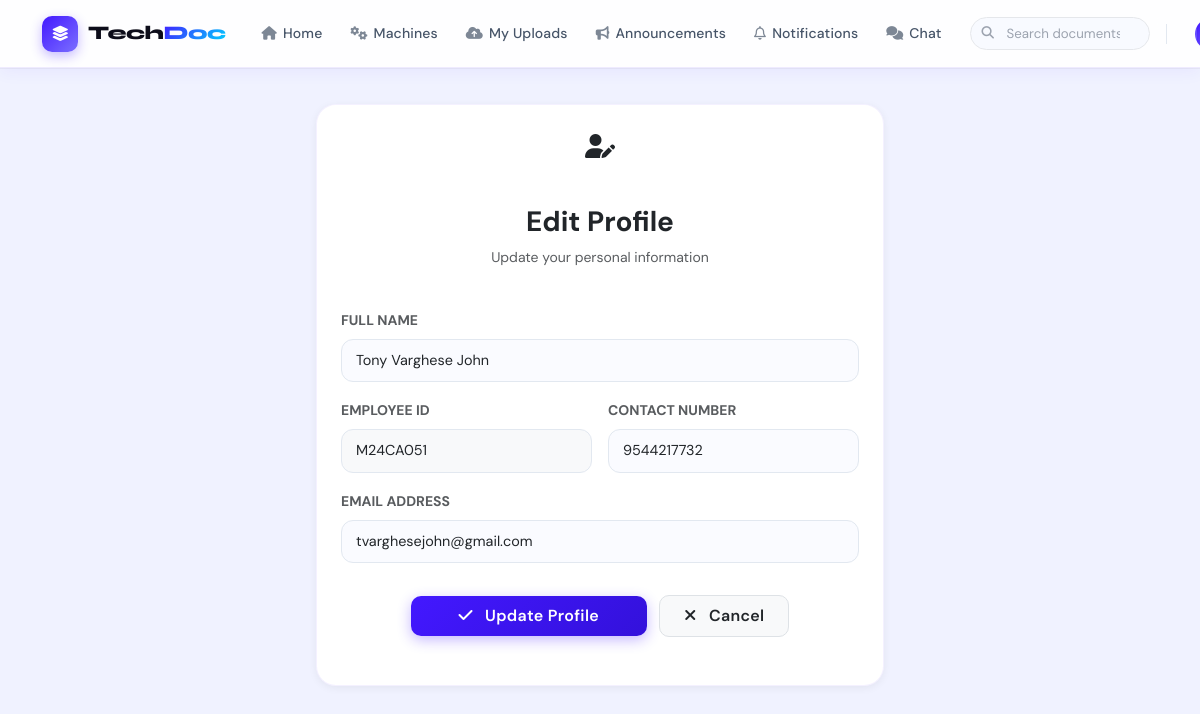
The app's page /user/Editprofile/ (signed in) with its own data.
### guest/models.py (models this page shows)
class User(models.Model):
    name = models.CharField(max_length=50)
    contact = models.CharField(max_length=50)
    employeid = models.CharField(max_length=50)
    email = models.EmailField(unique=True, null=True)
    gender = models.CharField(max_length=50)
    photo = models.FileField(upload_to='UserPhoto/')
    password = models.CharField(max_length=50)
    status = models.CharField(max_length=20, default='pending')
    class Meta:
        db_table = 'tbl_user'

### user/views.py (the view)
# urls.py: path('Editprofile/', views.editprofile,name="editprofile"),
def editprofile(request):
    data = User.objects.get(id=request.session['uid'])
    if request.method == "POST":
        data.name = request.POST.get('name')
        data.contact = request.POST.get('contact')
        data.employeid = request.POST.get('employeid')
        data.email = request.POST.get('email')
        data.save()
        messages.success(request, "Profile updated successfully")
        return redirect("webuser:myprofile")
    else:
        return render(request, "user/Editprofile.html", {'data': data})

### user/Templates/user/Editprofile.html (shortened to what this page needs)
{% include 'user/Header.html' %}
<div class="row justify-content-center mb-5">
    <div class="col-md-8 col-lg-6">
        <div class="card shadow-sm border-0 p-4 pb-5" style="border-radius: 16px;">
            <div class="text-center mb-4">
                <div class="icon-wrapper mx-auto mb-3"
                    style="width: 60px; height: 60px; font-size: 1.5rem; background: linear-gradient(135deg, var(--primary-color) 0%, #2563eb 100%);">
                    <i class="fa-solid fa-user-pen"></i>
                </div>
                <h3 class="fw-bold text-dark">Edit Profile</h3>
                <p class="text-muted small">Update your personal information</p>
            </div>
            <form method="post">
                <div class="row g-3">
                    <div class="col-12">
                        <label class="form-label fw-bold text-muted small text-uppercase">Full Name</label>
                        <input type="text" class="form-control" name="name" value="{{ data.name }}" required>
                    </div>
                    <div class="col-md-6">
                        <label class="form-label fw-bold text-muted small text-uppercase">Employee ID</label>
                        <input type="text" class="form-control bg-light" name="employeid" value="{{ data.employeid }}"
                            readonly>
                    </div>
                    <div class="col-md-6">
                        <label class="form-label fw-bold text-muted small text-uppercase">Contact Number</label>
                        <input type="text" class="form-control" name="contact" value="{{ data.contact }}" required>
                    </div>
                    <div class="col-12 mb-2">
                        <label class="form-label fw-bold text-muted small text-uppercase">Email Address</label>
                        <input type="email" class="form-control" name="email" value="{{ data.email }}" required>
                    </div>
                    <div class="col-12 text-center mt-4">
                        <button type="submit" class="btn btn-primary-custom px-5 py-2"><i
                                class="fa-solid fa-check me-2"></i> Update Profile</button>
                        <a href="{% url 'webuser:myprofile' %}" class="btn btn-light px-4 py-2 text-dark border ms-2"><i
                                class="fa-solid fa-xmark me-2"></i> Cancel</a>
                    </div>
                </div>
            </form>
        </div>
    </div>
</div>
</div>
</body>
</html>

### user/Templates/user/Header.html (style rules this page uses)
:root { --primary: #4318FF; --primary-dark: #3311DB; --cyan: #00D4FF; --danger: #ef4444; --success: #10b981; --info: #06b6d4; --bg-page: #F0F2FF; --card-bg: #ffffff; --text-main: #0D0D1A; --text-muted: #64748b; --border-light: #e2e8f0; --shadow-sm: 0 2px 8px rgba(0,0,0,0.06); --shadow-md: 0 8px 24px rgba(67,24,255,0.10); --radius: 12px; --radius-lg: 20px; --nav-h: 68px; }
*, *::before, *::after { box-sizing: border-box; }
body { font-family: 'DM Sans', sans-serif; background: var(--bg-page); min-height: 100vh; color: var(--text-main); overflow-x: hidden; padding-top: var(--nav-h); }
.btn { font-weight: 600; letter-spacing: 0.02em; border-radius: 10px !important; transition: all 0.25s cubic-bezier(0.4,0,0.2,1); font-family: 'DM Sans', sans-serif; }
.btn-primary-custom { background: linear-gradient(135deg, var(--primary), var(--primary-dark)); border: none; color: white; box-shadow: 0 4px 14px rgba(67,24,255,0.3); }
.form-control, .form-select { border-radius: var(--radius); padding: 10px 14px; border: 1.5px solid var(--border-light); background: #fafbff; font-size: 0.9rem; font-family: 'DM Sans', sans-serif; transition: all 0.3s ease; }
.card { border-radius: var(--radius-lg) !important; border: 1px solid rgba(67,24,255,0.06) !important; box-shadow: var(--shadow-sm) !important; }

### records on screen
User: name "Tony Varghese John", employeid "M24CA051", contact "9544217732", email "tvarghesejohn@gmail.com"
